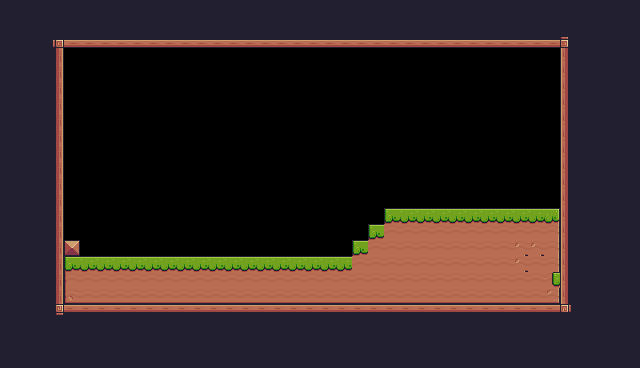

Rendered tile map (Tiled .tmx) drawn with the repository's tilesets; below, a short description and the full map source, tile grids included:
An orthogonal 40x23 tile map with 16x16 px tiles, 1 tile layer (Tile Layer 1) and 2 objects (Player).

<map version="1.10" tiledversion="1.10.2" orientation="orthogonal" renderorder="right-down" width="40" height="23" tilewidth="16" tileheight="16" infinite="0" nextlayerid="3" nextobjectid="3">
 <tileset firstgid="1" source="Pixel Adventure.tsx" />
 <layer id="1" name="Tile Layer 1" width="40" height="23">
  <data encoding="csv">
24,24,24,24,24,24,24,24,24,24,24,24,24,24,24,24,24,24,24,24,24,24,24,24,24,24,24,24,24,24,24,24,24,24,24,24,24,24,24,24,
24,24,24,24,24,24,24,24,24,24,24,24,24,24,24,24,24,24,24,24,24,24,24,24,24,24,24,24,24,24,24,24,24,24,24,24,24,24,24,24,
24,24,24,92,134,134,134,134,134,134,134,134,134,134,134,134,134,134,134,134,134,134,134,134,134,134,134,134,134,134,134,134,134,134,134,93,24,24,24,24,
24,24,24,113,0,0,0,0,0,0,0,0,0,0,0,0,0,0,0,0,0,0,0,0,0,0,0,0,0,0,0,0,0,0,0,111,24,24,24,24,
24,24,24,113,0,0,0,0,0,0,0,0,0,0,0,0,0,0,0,0,0,0,0,0,0,0,0,0,0,0,0,0,0,0,0,111,24,24,24,24,
24,24,24,113,0,0,0,0,0,0,0,0,0,0,0,0,0,0,0,0,0,0,0,0,0,0,0,0,0,0,0,0,0,0,0,111,24,24,24,24,
24,24,24,113,0,0,0,0,0,0,0,0,0,0,0,0,0,0,0,0,0,0,0,0,0,0,0,0,0,0,0,0,0,0,0,111,24,24,24,24,
24,24,24,113,0,0,0,0,0,0,0,0,0,0,0,0,0,0,0,0,0,0,0,0,0,0,0,0,0,0,0,0,0,0,0,111,24,24,24,24,
24,24,24,113,0,0,0,0,0,0,0,0,0,0,0,0,0,0,0,0,0,0,0,0,0,0,0,0,0,0,0,0,0,0,0,111,24,24,24,24,
24,24,24,113,0,0,0,0,0,0,0,0,0,0,0,0,0,0,0,0,0,0,0,0,0,0,0,0,0,0,0,0,0,0,0,111,24,24,24,24,
24,24,24,113,0,0,0,0,0,0,0,0,0,0,0,0,0,0,0,0,0,0,0,0,0,0,0,0,0,0,0,0,0,0,0,111,24,24,24,24,
24,24,24,113,0,0,0,0,0,0,0,0,0,0,0,0,0,0,0,0,0,0,0,0,0,0,0,0,0,0,0,0,0,0,0,111,24,24,24,24,
24,24,24,113,0,0,0,0,0,0,0,0,0,0,0,0,0,0,0,0,0,0,0,0,0,0,0,0,0,0,0,0,0,0,0,111,24,24,24,24,
24,24,24,113,0,0,0,0,0,0,0,0,0,0,0,0,0,0,0,0,0,0,0,0,7,8,8,8,8,8,8,8,8,8,9,111,24,24,24,24,
24,24,24,113,0,0,0,0,0,0,0,0,0,0,0,0,0,0,0,0,0,0,0,7,30,30,30,30,30,30,30,30,30,30,31,111,24,24,24,24,
24,24,24,113,35,0,0,0,0,0,0,0,0,0,0,0,0,0,0,0,0,0,7,30,30,30,30,30,30,30,30,30,10,10,31,111,24,24,24,24,
24,24,24,113,7,8,8,8,8,8,8,8,8,8,8,8,8,8,8,8,8,8,30,30,30,30,30,30,30,30,30,30,10,30,31,111,24,24,24,24,
24,24,24,113,29,30,30,30,30,30,30,30,30,30,30,30,30,30,30,30,30,30,30,30,30,30,30,30,30,30,30,30,30,30,32,111,24,24,24,24,
24,24,24,113,51,52,52,52,52,52,52,52,52,52,52,52,52,52,52,52,52,52,52,52,52,52,52,52,52,52,52,52,52,52,53,111,24,24,24,24,
24,24,24,114,90,90,90,90,90,90,90,90,90,90,90,90,90,90,90,90,90,90,90,90,90,90,90,90,90,90,90,90,90,90,90,115,24,24,24,24,
24,24,24,24,24,24,24,24,24,24,24,24,24,24,24,24,24,24,24,24,24,24,24,24,24,24,24,24,24,24,24,24,24,24,24,24,24,24,24,24,
24,24,24,24,24,24,24,24,24,24,24,24,24,24,24,24,24,24,24,24,24,24,24,24,24,24,24,24,24,24,24,24,24,24,24,24,24,24,24,24,
24,24,24,24,24,24,24,24,24,24,24,24,24,24,24,24,24,24,24,24,24,24,24,24,24,24,24,24,24,24,24,24,24,24,24,24,24,24,24,24
</data>
 </layer>
 <objectgroup id="2" name="SpawnPoint">
  <object id="1" name="Player" type="Player" x="96.4462" y="224.561" width="30.2294" height="30.9492" />
  <object id="2" x="200.81" y="-53.2614" />
 </objectgroup>
</map>
